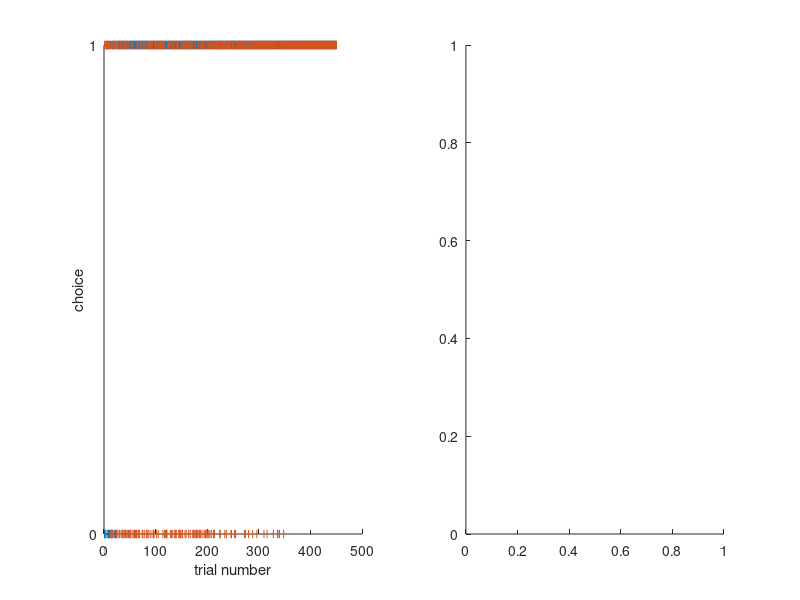

MATLAB code for this plot: (Note: this script raises an error after producing the figure.)
function RampingLearningSimulatedSubjects()

%inputs
%%

%history of theaborted trials????

% transformChoiceToFeedback = @(x) (x == 1) + 1; %0 maps to 1, and 1 maps to 2
FeedbackFunction = @(choices,contingencies) +(choices == (contingencies./2));
% FeedbackFunction = @(x) (x == 1) + 1; %0 maps to 1, and 1 maps to 2
%%
RewardMat = [1,2];
nTrials = 450;

%% Simulating subjects with same ramping rate (0.1) but different learning time

InitialAddedUpRamping = 0.1; %subject improves by adding this probability to high reward probbaility at each step of learning time (DeltaTime)
MaxRampNum = (1-0.5)/InitialAddedUpRamping;
InitialDeltaTime = 10;

Contingency = repelem(max(RewardMat),1,nTrials);
% Contingency = randi(max(RewardMat),1,nTrials)


MaxLearningLoop = (floor((nTrials/6)/10))*10;
DELTATIME_Range = InitialDeltaTime: 10: MaxLearningLoop;
SubjectChoice = nan(numel(DELTATIME_Range),nTrials);

for DT = 1 : numel(DELTATIME_Range)
    DELTATIME = DELTATIME_Range(DT);

    A = [];
    B = [];
    AddedUpRamping = InitialAddedUpRamping;
    A(1:DELTATIME) = binornd(1,0.5,[1,DELTATIME]);

    for RAMP = 1 : MaxRampNum
        B = []
        B = binornd(1,0.5+AddedUpRamping,[1,DELTATIME]);
        A = [A,B];
        AddedUpRamping = AddedUpRamping+InitialAddedUpRamping
    end
    A = [A,ones(1,nTrials-numel(A))]; %after fully learning, subject always choose the best option
    SubjectChoice(DT,:) = A;

end

%% sanity check
figure
subplot(1,2,1)
scatter(1:nTrials,SubjectChoice(1,:),'|b')
hold on
scatter(1:nTrials,SubjectChoice(end,:),'|r')
xlabel('trial number')
ylabel('choice')
yticks([0 1])
subplot(1,2,2)
plot(smooth(SubjectChoice(1,:),50),'b')
hold on
plot(smooth(SubjectChoice(end,:),50),'r')
legend('learning time: after 10 trials','learning time: after 70 trials')
title("subject's choice, smoothed over 50 data points window")
xlabel('trial number')
ylabel('choice')
sgtitle('ramping rate: 0.1')
%% simulating subjects with same learning time but different ramping rate
DELTATIME = 50;
RampingRange = 0.1:0.05:0.5;
for rr = 1: numel(RampingRange)
    AddUp = RampingRange(rr);
    c = 0;
    t = 1;
    ELEMETN = [];
    while c < 1
        ELEMETN(t) = 0.5 + AddUp;
        c = ELEMETN(t)+RampingRange(rr);
        t = t+1;
        AddUp = AddUp+ RampingRange(rr);
    end
    if ELEMETN(end) ~= 1
        ELEMETN(end+1) = 1;
    end
    RampingElements{rr} = ELEMETN;
end


DifferentRamping_SubjectChoice = nan(numel(RampingRange),nTrials);

for RR = 1 : numel(RampingRange)
    A = [];
    B = [];
    AddedUpRamping = RampingElements{RR};
    A(1:DELTATIME) = binornd(1,0.5,[1,DELTATIME]);

    for RAMP = 1 : numel(AddedUpRamping)
        B = [];
        B = binornd(1,AddedUpRamping(RAMP),[1,DELTATIME]);
        A = [A,B];
    end
    A = [A,ones(1,nTrials-numel(A))] %after fully learning, subject always choose the best option
    DifferentRamping_SubjectChoice(RR,:) = A;
end
figure
subplot(1,2,1)
scatter(1:nTrials,DifferentRamping_SubjectChoice(1,:),'|b')
hold on
scatter(1:nTrials,DifferentRamping_SubjectChoice(end,:),'|r')
xlabel('trial number')
ylabel('choice')
yticks([0 1])
subplot(1,2,2)
plot(smooth(DifferentRamping_SubjectChoice(1,:),70),'b')
hold on
plot(smooth(DifferentRamping_SubjectChoice(end,:),70),'r')
xlabel('trial number')
ylabel('choice')
title("subject's choice, smoothed over 50 data points window")
legend('ramping rate = 0.1','ramping rate = 0.3')
sgtitle('learning time: after 50 trials, different ramping rate')


%% fitting for fixed ramping rate but different learning time

PHI_DeltaT = nan(numel(numel(DELTATIME_Range)),1);
Theta_DeltaT = nan(numel(numel(DELTATIME_Range)),1);
R2VAL = nan(1,numel(DELTATIME_Range));

parfor T = 1 : numel(DELTATIME_Range)
    choices = SubjectChoice(T,:);
    feedbacks = arrayfun(FeedbackFunction,choices,Contingency);
    % feedbacks = arrayfun(FeedbackFunction,Contingency);

    [posterior, out]=demo_Qlearning(choices, feedbacks);
    PHI_DeltaT(T) = exp(posterior.muPhi);
    Theta_DeltaT(T) = VBA_sigmoid(posterior.muTheta);
    R2VAL(T) = out.fit.R2;
    disp(T)
end

%% plotting

%% Theta figure
figure
subplot(1,3,1)
for T = 1 : numel(DELTATIME_Range)
    scatter(DELTATIME_Range(T),Theta_DeltaT(T),(R2VAL(T)+1)*30,[153 0 153]./255,'filled','MarkerFaceAlpha',R2VAL(T),'MarkerEdgeColor','flat')
    ylim([0 0.6])
    hold on
end
ylabel('parameter value')
xlabel('learning time in number of trials')
title('fitted learning rate')
subplot(1,3,2)
for T = 1 : numel(DELTATIME_Range)
    scatter(DELTATIME_Range(T),PHI_DeltaT(T),(R2VAL(T)+1)*30,[76 0 153]./255,'filled','MarkerFaceAlpha',R2VAL(T),'MarkerEdgeColor','flat')
    hold on
end
xlabel('learning time in number of trials')
title('fitted behavioral tempreture')
subplot(1,3,3)
for T = 1 : numel(DELTATIME_Range)
    scatter(DELTATIME_Range(T),R2VAL(T),50,'k','filled')
    ylim([0 1])
    hold on
end
xlabel('learning time in number of trials')
title('goodness of fit')
sgtitle('fixed ramping rate: 0.1')

%% fitting for different ramping rate
PHI_DiffRamping = nan(numel(RampingRange),1);
Theta_DiffRamping = nan(numel(RampingRange),1);
R2VAL_DiffRamping = nan(numel(RampingRange),1);


parfor RR = 1 : numel(RampingRange)
    choices = DifferentRamping_SubjectChoice(RR,:);
    feedbacks = arrayfun(FeedbackFunction,choices,Contingency);
    % feedbacks = arrayfun(FeedbackFunction,Contingency);

    [posterior, out]=demo_Qlearning(choices, feedbacks);
    PHI_DiffRamping(RR) = exp(posterior.muPhi);
    Theta_DiffRamping(RR) = VBA_sigmoid(posterior.muTheta);
    R2VAL_DiffRamping(RR) = out.fit.R2;
    disp(RR)
end

%% plotting

%% Theta figure
figure
subplot(1,3,1)
for RR = 1 : numel(RampingRange)
    scatter(RampingRange(RR),Theta_DiffRamping(RR),(R2VAL_DiffRamping(RR)+1)*30,[153 0 153]./255,'filled','MarkerFaceAlpha',R2VAL_DiffRamping(RR),'MarkerEdgeColor','flat')
    ylim([0 0.6])
    hold on
end
ylabel('parameter value')
xlabel('ramping rate')
title('fitted learning rate')
subplot(1,3,2)
for RR = 1 : numel(RampingRange)
    scatter(RampingRange(RR), PHI_DiffRamping(RR),(R2VAL_DiffRamping(RR)+1)*30,[76 0 153]./255,'filled','MarkerFaceAlpha',R2VAL_DiffRamping(RR),'MarkerEdgeColor','flat')
    hold on
end
xlabel('ramping rate')
title('fitted behavioral tempreture')
subplot(1,3,3)
for RR = 1 : numel(RampingRange)
    scatter(RampingRange(RR),R2VAL_DiffRamping(RR),50,'k','filled')
    ylim([0 1])
    hold on
end
xlabel('ramping rate')
title('goodness of fit')
sgtitle('fixed learning time: 50 trials')
